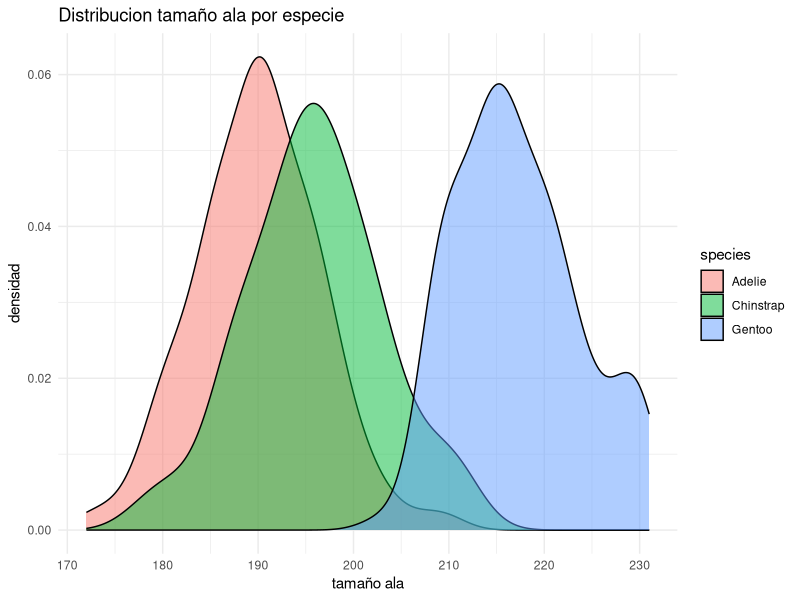

R code for this plot:
#se utilizara un dataset de R para mayor facilidad

library(tidyverse)
Data <-penguins 

Data %>% 
  ggplot(aes(x=flipper_len, fill = species)) +
    geom_density(alpha=0.5) +
      theme_minimal() +
        labs( 
          title = "Distribucion tamaño ala por especie",
          y="densidad",
          x="tamaño ala"
            )
  

#Texto agregado para practicar agregar en git, Hola Asistente :D 